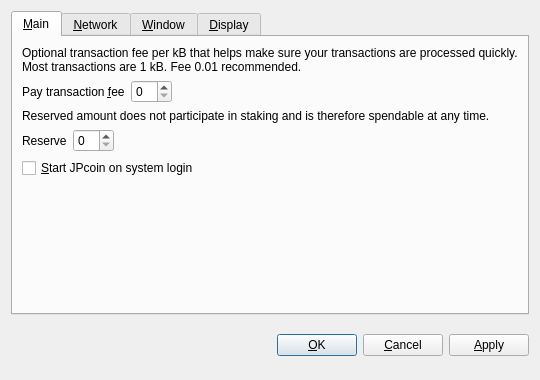
<?xml version="1.0" encoding="UTF-8"?>
<ui version="4.0">
 <class>OptionsDialog</class>
 <widget class="QDialog" name="OptionsDialog">
  <property name="geometry">
   <rect>
    <x>0</x>
    <y>0</y>
    <width>540</width>
    <height>380</height>
   </rect>
  </property>
  <property name="windowTitle">
   <string>Options</string>
  </property>
  <property name="modal">
   <bool>true</bool>
  </property>
  <layout class="QVBoxLayout" name="verticalLayout">
   <item>
    <widget class="QTabWidget" name="tabWidget">
     <property name="tabPosition">
      <enum>QTabWidget::North</enum>
     </property>
     <property name="currentIndex">
      <number>0</number>
     </property>
     <widget class="QWidget" name="tabMain">
      <attribute name="title">
       <string>&amp;Main</string>
      </attribute>
      <layout class="QVBoxLayout" name="verticalLayout_Main">
       <item>
        <widget class="QLabel" name="transactionFeeInfoLabel">
         <property name="text">
          <string>Optional transaction fee per kB that helps make sure your transactions are processed quickly. Most transactions are 1 kB. Fee 0.01 recommended.</string>
         </property>
         <property name="textFormat">
          <enum>Qt::PlainText</enum>
         </property>
         <property name="wordWrap">
          <bool>true</bool>
         </property>
        </widget>
       </item>
       <item>
        <layout class="QHBoxLayout" name="horizontalLayoutFee">
         <item>
          <widget class="QLabel" name="transactionFeeLabel">
           <property name="text">
            <string>Pay transaction &amp;fee</string>
           </property>
           <property name="textFormat">
            <enum>Qt::PlainText</enum>
           </property>
           <property name="buddy">
            <cstring>transactionFee</cstring>
           </property>
          </widget>
         </item>
         <item>
          <widget class="BitcoinAmountField" name="transactionFee"/>
         </item>
         <item>
          <spacer name="horizontalSpacerFee">
           <property name="orientation">
            <enum>Qt::Horizontal</enum>
           </property>
           <property name="sizeHint" stdset="0">
            <size>
             <width>40</width>
             <height>20</height>
            </size>
           </property>
          </spacer>
         </item>
        </layout>
       </item>
       <item>
        <widget class="QLabel" name="reserveBalanceInfoLabel">
         <property name="text">
          <string>Reserved amount does not participate in staking and is therefore spendable at any time.</string>
         </property>
         <property name="textFormat">
          <enum>Qt::PlainText</enum>
         </property>
         <property name="wordWrap">
          <bool>true</bool>
         </property>
        </widget>
       </item>
       <item>
        <layout class="QHBoxLayout" name="horizontalLayoutReserveBalance">
         <item>
          <widget class="QLabel" name="reserveBalanceLabel">
           <property name="text">
            <string>Reserve</string>
           </property>
           <property name="textFormat">
            <enum>Qt::PlainText</enum>
           </property>
           <property name="buddy">
            <cstring>reserveBalance</cstring>
           </property>
          </widget>
         </item>
         <item>
          <widget class="BitcoinAmountField" name="reserveBalance"/>
         </item>
         <item>
          <spacer name="horizontalSpacerReserveBalance">
           <property name="orientation">
            <enum>Qt::Horizontal</enum>
           </property>
           <property name="sizeHint" stdset="0">
            <size>
             <width>40</width>
             <height>20</height>
            </size>
           </property>
          </spacer>
         </item>
        </layout>
       </item>
       <item>
        <widget class="QCheckBox" name="bitcoinAtStartup">
         <property name="toolTip">
          <string>Automatically start JPcoin after logging in to the system.</string>
         </property>
         <property name="text">
          <string>&amp;Start JPcoin on system login</string>
         </property>
        </widget>
       </item>
       <item>
        <spacer name="verticalSpacer_Main">
         <property name="orientation">
          <enum>Qt::Vertical</enum>
         </property>
         <property name="sizeHint" stdset="0">
          <size>
           <width>20</width>
           <height>40</height>
          </size>
         </property>
        </spacer>
       </item>
      </layout>
     </widget>
     <widget class="QWidget" name="tabNetwork">
      <attribute name="title">
       <string>&amp;Network</string>
      </attribute>
      <layout class="QVBoxLayout" name="verticalLayout_Network">
       <item>
        <widget class="QCheckBox" name="mapPortUpnp">
         <property name="toolTip">
          <string>Automatically open the JPcoin client port on the router. This only works when your router supports UPnP and it is enabled.</string>
         </property>
         <property name="text">
          <string>Map port using &amp;UPnP</string>
         </property>
        </widget>
       </item>
       <item>
        <widget class="QCheckBox" name="connectSocks">
         <property name="toolTip">
          <string>Connect to the JPcoin network through a SOCKS proxy (e.g. when connecting through Tor).</string>
         </property>
         <property name="text">
          <string>&amp;Connect through SOCKS proxy:</string>
         </property>
        </widget>
       </item>
       <item>
        <layout class="QHBoxLayout" name="horizontalLayout_Network">
         <item>
          <widget class="QLabel" name="proxyIpLabel">
           <property name="text">
            <string>Proxy &amp;IP:</string>
           </property>
           <property name="textFormat">
            <enum>Qt::PlainText</enum>
           </property>
           <property name="buddy">
            <cstring>proxyIp</cstring>
           </property>
          </widget>
         </item>
         <item>
          <widget class="QValidatedLineEdit" name="proxyIp">
           <property name="maximumSize">
            <size>
             <width>140</width>
             <height>16777215</height>
            </size>
           </property>
           <property name="toolTip">
            <string>IP address of the proxy (e.g. 127.0.0.1)</string>
           </property>
          </widget>
         </item>
         <item>
          <widget class="QLabel" name="proxyPortLabel">
           <property name="text">
            <string>&amp;Port:</string>
           </property>
           <property name="textFormat">
            <enum>Qt::PlainText</enum>
           </property>
           <property name="buddy">
            <cstring>proxyPort</cstring>
           </property>
          </widget>
         </item>
         <item>
          <widget class="QLineEdit" name="proxyPort">
           <property name="maximumSize">
            <size>
             <width>55</width>
             <height>16777215</height>
            </size>
           </property>
           <property name="toolTip">
            <string>Port of the proxy (e.g. 9050)</string>
           </property>
          </widget>
         </item>
         <item>
          <widget class="QLabel" name="socksVersionLabel">
           <property name="text">
            <string>SOCKS &amp;Version:</string>
           </property>
           <property name="textFormat">
            <enum>Qt::PlainText</enum>
           </property>
           <property name="buddy">
            <cstring>socksVersion</cstring>
           </property>
          </widget>
         </item>
         <item>
          <widget class="QValueComboBox" name="socksVersion">
           <property name="toolTip">
            <string>SOCKS version of the proxy (e.g. 5)</string>
           </property>
          </widget>
         </item>
         <item>
          <spacer name="horizontalSpacer_Network">
           <property name="orientation">
            <enum>Qt::Horizontal</enum>
           </property>
           <property name="sizeHint" stdset="0">
            <size>
             <width>40</width>
             <height>20</height>
            </size>
           </property>
          </spacer>
         </item>
        </layout>
       </item>
       <item>
        <spacer name="verticalSpacer_Network">
         <property name="orientation">
          <enum>Qt::Vertical</enum>
         </property>
         <property name="sizeHint" stdset="0">
          <size>
           <width>20</width>
           <height>40</height>
          </size>
         </property>
        </spacer>
       </item>
      </layout>
     </widget>
     <widget class="QWidget" name="tabWindow">
      <attribute name="title">
       <string>&amp;Window</string>
      </attribute>
      <layout class="QVBoxLayout" name="verticalLayout_Window">
       <item>
        <widget class="QCheckBox" name="minimizeToTray">
         <property name="toolTip">
          <string>Show only a tray icon after minimizing the window.</string>
         </property>
         <property name="text">
          <string>&amp;Minimize to the tray instead of the taskbar</string>
         </property>
        </widget>
       </item>
       <item>
        <widget class="QCheckBox" name="minimizeOnClose">
         <property name="toolTip">
          <string>Minimize instead of exit the application when the window is closed. When this option is enabled, the application will be closed only after selecting Quit in the menu.</string>
         </property>
         <property name="text">
          <string>M&amp;inimize on close</string>
         </property>
        </widget>
       </item>
       <item>
        <spacer name="verticalSpacer_Window">
         <property name="orientation">
          <enum>Qt::Vertical</enum>
         </property>
         <property name="sizeHint" stdset="0">
          <size>
           <width>20</width>
           <height>40</height>
          </size>
         </property>
        </spacer>
       </item>
      </layout>
     </widget>
     <widget class="QWidget" name="tabDisplay">
      <attribute name="title">
       <string>&amp;Display</string>
      </attribute>
      <layout class="QVBoxLayout" name="verticalLayout_Display">
       <item>
        <layout class="QHBoxLayout" name="horizontalLayout_1_Display">
         <item>
          <widget class="QLabel" name="langLabel">
           <property name="text">
            <string>User Interface &amp;language:</string>
           </property>
           <property name="textFormat">
            <enum>Qt::PlainText</enum>
           </property>
           <property name="buddy">
            <cstring>lang</cstring>
           </property>
          </widget>
         </item>
         <item>
          <widget class="QValueComboBox" name="lang">
           <property name="toolTip">
            <string>The user interface language can be set here. This setting will take effect after restarting JPcoin.</string>
           </property>
          </widget>
         </item>
        </layout>
       </item>
       <item>
        <layout class="QHBoxLayout" name="horizontalLayout_2_Display">
         <item>
          <widget class="QLabel" name="unitLabel">
           <property name="text">
            <string>&amp;Unit to show amounts in:</string>
           </property>
           <property name="textFormat">
            <enum>Qt::PlainText</enum>
           </property>
           <property name="buddy">
            <cstring>unit</cstring>
           </property>
          </widget>
         </item>
         <item>
          <widget class="QValueComboBox" name="unit">
           <property name="toolTip">
            <string>Choose the default subdivision unit to show in the interface and when sending coins.</string>
           </property>
          </widget>
         </item>
        </layout>
       </item>
       <item>
        <widget class="QCheckBox" name="displayAddresses">
         <property name="toolTip">
          <string>Whether to show JPcoin addresses in the transaction list or not.</string>
         </property>
         <property name="text">
          <string>&amp;Display addresses in transaction list</string>
         </property>
        </widget>
       </item>
       <item>
        <widget class="QCheckBox" name="coinControlFeatures">
         <property name="toolTip">
          <string>Whether to show coin control features or not.</string>
         </property>
         <property name="text">
          <string>Display coin &amp;control features (experts only!)</string>
         </property>
        </widget>
       </item>
       <item>
        <spacer name="verticalSpacer_Display">
         <property name="orientation">
          <enum>Qt::Vertical</enum>
         </property>
         <property name="sizeHint" stdset="0">
          <size>
           <width>20</width>
           <height>40</height>
          </size>
         </property>
        </spacer>
       </item>
      </layout>
     </widget>
    </widget>
   </item>
   <item>
    <layout class="QHBoxLayout" name="horizontalLayout_Buttons">
     <item>
      <spacer name="horizontalSpacer_1">
       <property name="orientation">
        <enum>Qt::Horizontal</enum>
       </property>
       <property name="sizeHint" stdset="0">
        <size>
         <width>40</width>
         <height>48</height>
        </size>
       </property>
      </spacer>
     </item>
     <item>
      <widget class="QLabel" name="statusLabel">
       <property name="font">
        <font>
         <weight>75</weight>
         <bold>true</bold>
        </font>
       </property>
       <property name="text">
        <string/>
       </property>
       <property name="textFormat">
        <enum>Qt::PlainText</enum>
       </property>
       <property name="wordWrap">
        <bool>true</bool>
       </property>
      </widget>
     </item>
     <item>
      <spacer name="horizontalSpacer_2">
       <property name="orientation">
        <enum>Qt::Horizontal</enum>
       </property>
       <property name="sizeHint" stdset="0">
        <size>
         <width>40</width>
         <height>48</height>
        </size>
       </property>
      </spacer>
     </item>
     <item>
      <widget class="QPushButton" name="okButton">
       <property name="text">
        <string>&amp;OK</string>
       </property>
      </widget>
     </item>
     <item>
      <widget class="QPushButton" name="cancelButton">
       <property name="text">
        <string>&amp;Cancel</string>
       </property>
       <property name="autoDefault">
        <bool>false</bool>
       </property>
      </widget>
     </item>
     <item>
      <widget class="QPushButton" name="applyButton">
       <property name="text">
        <string>&amp;Apply</string>
       </property>
       <property name="autoDefault">
        <bool>false</bool>
       </property>
      </widget>
     </item>
    </layout>
   </item>
  </layout>
 </widget>
 <customwidgets>
  <customwidget>
   <class>BitcoinAmountField</class>
   <extends>QSpinBox</extends>
   <header>bitcoinamountfield.h</header>
  </customwidget>
  <customwidget>
   <class>QValueComboBox</class>
   <extends>QComboBox</extends>
   <header>qvaluecombobox.h</header>
  </customwidget>
  <customwidget>
   <class>QValidatedLineEdit</class>
   <extends>QLineEdit</extends>
   <header>qvalidatedlineedit.h</header>
  </customwidget>
 </customwidgets>
 <resources/>
 <connections/>
</ui>
